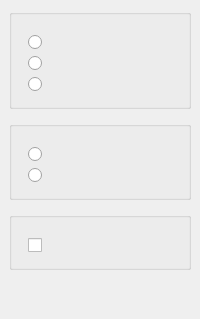
<?xml version="1.0" encoding="UTF-8"?><ui version="4.0"><class>AppearanceSettingsWidget</class><widget class="QWidget" name="AppearanceSettingsWidget"><layout class="QVBoxLayout" name="outerLayout"><property name="leftMargin"><number>0</number></property><property name="topMargin"><number>0</number></property><property name="rightMargin"><number>0</number></property><property name="bottomMargin"><number>0</number></property><item><widget class="QScrollArea" name="settingsScroll"><property name="widgetResizable"><bool>true</bool></property><property name="frameShape"><enum>QFrame::NoFrame</enum></property><widget class="QWidget" name="content"><layout class="QVBoxLayout" name="contentLayout"><property name="spacing"><number>12</number></property><item><widget class="QGroupBox" name="themeGroup"><layout class="QVBoxLayout"><property name="leftMargin"><number>16</number></property><property name="topMargin"><number>20</number></property><property name="rightMargin"><number>16</number></property><property name="bottomMargin"><number>14</number></property><item><widget class="QRadioButton" name="themeSystemRadio"/></item><item><widget class="QRadioButton" name="themeLightRadio"/></item><item><widget class="QRadioButton" name="themeDarkRadio"/></item></layout></widget></item><item><widget class="QGroupBox" name="languageGroup"><layout class="QVBoxLayout"><property name="leftMargin"><number>16</number></property><property name="topMargin"><number>20</number></property><property name="rightMargin"><number>16</number></property><property name="bottomMargin"><number>14</number></property><item><widget class="QRadioButton" name="languageChineseRadio"/></item><item><widget class="QRadioButton" name="languageEnglishRadio"/></item></layout></widget></item><item><widget class="QGroupBox" name="startupGroup"><layout class="QHBoxLayout"><property name="leftMargin"><number>16</number></property><property name="topMargin"><number>20</number></property><property name="rightMargin"><number>16</number></property><property name="bottomMargin"><number>14</number></property><item><widget class="QCheckBox" name="startMinimizedCheck"/></item></layout></widget></item><item><spacer name="verticalSpacer"><property name="orientation"><enum>Qt::Vertical</enum></property><property name="sizeHint" stdset="0"><size><width>20</width><height>40</height></size></property></spacer></item></layout></widget></widget></item></layout></widget><resources/><connections/></ui>
